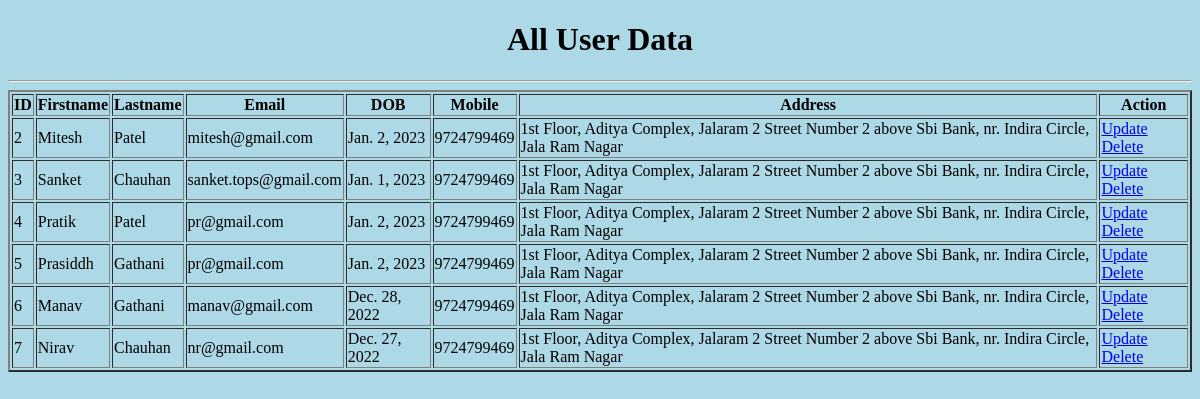
/showdata/, run on an earlier commit of the app's database.
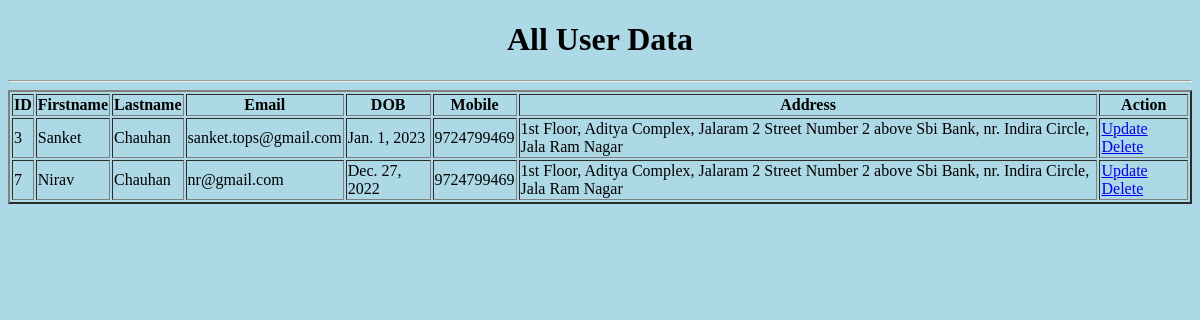
And on a later commit of the database.
### myapp/models.py (models this page shows)
class usersignup(models.Model):
    firstname=models.CharField(max_length=20)
    lastname=models.CharField(max_length=20)
    email=models.EmailField()
    password=models.CharField(max_length=12)
    dob=models.DateField()
    mobile=models.IntegerField()
    address=models.TextField()
    def __str__(self) -> str:
        return self.email

### myapp/views.py (the view)
# urls.py: path('showdata/',views.showdata,name='showdata'),
def showdata(request):
    alldata=usersignup.objects.all()
    return render(request,'showdata.html',{'data':alldata})

### templates/showdata.html (shortened to what this page needs)
<!DOCTYPE html>
<html lang="en">
<head>
</head>
<body bgcolor="lightblue">
    <center><h1>All User Data</h1></center>
    <hr>
    <table border="2">
        <tr>
            <th>ID</th>
            <th>Firstname</th>
            <th>Lastname</th>
            <th>Email</th>
            <th>DOB</th>
            <th>Mobile</th>
            <th>Address</th>
            <th>Action</th>
        </tr>
        {% for i in data %}
        <tr>
            <td>{{i.id}}</td>
            <td>{{i.firstname}}</td>
            <td>{{i.lastname}}</td>
            <td>{{i.email}}</td>
            <td>{{i.dob}}</td>
            <td>{{i.mobile}}</td>
            <td>{{i.address}}</td>
            <td><a href="/updatedata/{{i.id}}">Update</a>
            <a href="/deletedata/{{i.id}}">Delete</a></td>
        </tr>
        {% endfor %}
    </table>
</body>
</html>

What changed in the data, as far as the page shows it:
removed usersignup: id "2", firstname "Mitesh", lastname "Patel", email "mitesh@gmail.com", dob "Jan. 2, 2023", mobile "9724799469", address "1st Floor, Aditya Complex, Jalaram 2 Street Number 2 above Sbi Bank, nr. Indira Circle, Jala Ram Nagar"
removed usersignup: id "4", firstname "Pratik", lastname "Patel", email "pr@gmail.com", dob "Jan. 2, 2023", mobile "9724799469", address "1st Floor, Aditya Complex, Jalaram 2 Street Number 2 above Sbi Bank, nr. Indira Circle, Jala Ram Nagar"
removed usersignup: id "5", firstname "Prasiddh", lastname "Gathani", email "pr@gmail.com", dob "Jan. 2, 2023", mobile "9724799469", address "1st Floor, Aditya Complex, Jalaram 2 Street Number 2 above Sbi Bank, nr. Indira Circle, Jala Ram Nagar"
removed usersignup: id "6", firstname "Manav", lastname "Gathani", email "manav@gmail.com", dob "Dec. 28, 2022", mobile "9724799469", address "1st Floor, Aditya Complex, Jalaram 2 Street Number 2 above Sbi Bank, nr. Indira Circle, Jala Ram Nagar"
